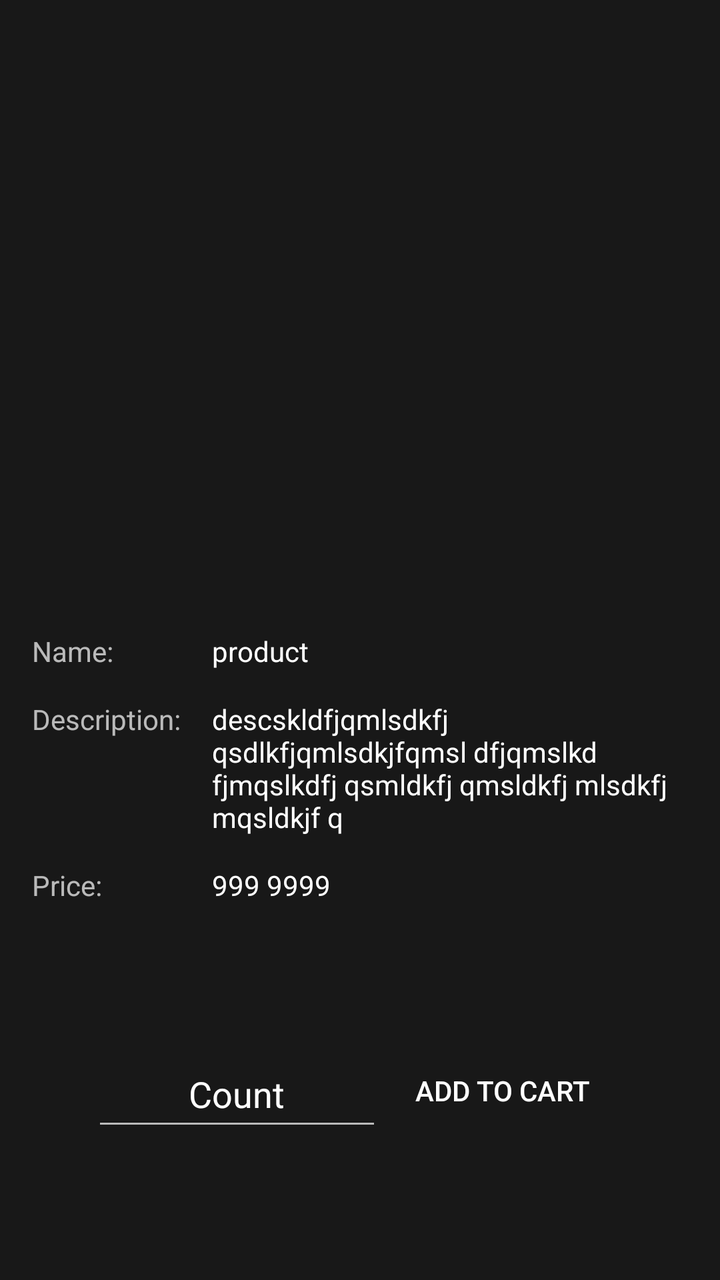
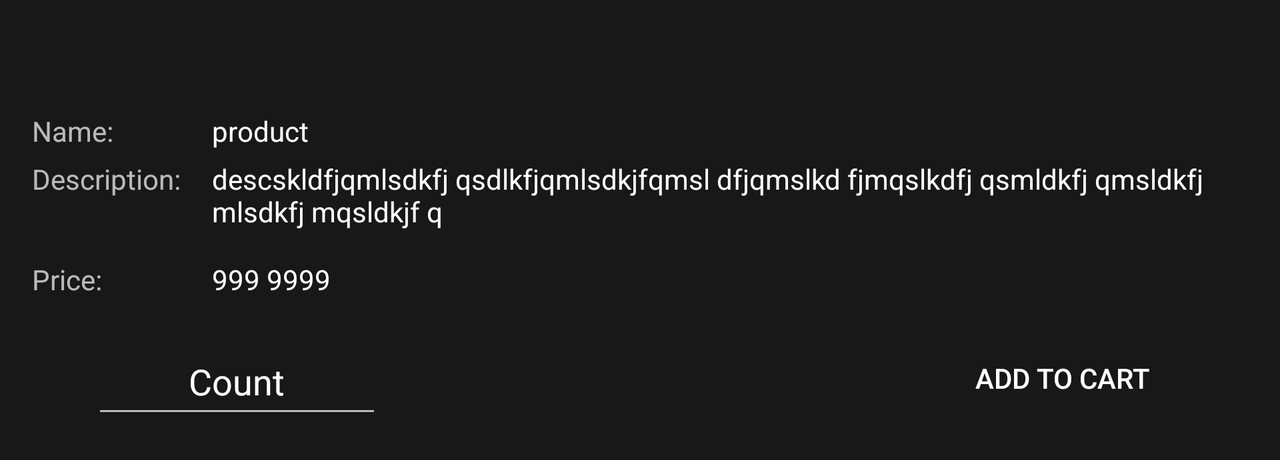

First picture: res/layout/ on a phone held upright. Second picture: the repository's own variant of that layout, on a device whose configuration matches the variant's folder. Source for both follows.
<!-- AndroidManifest.xml: application theme AppTheme -->
<!-- res/layout/product_detail_layout.xml -->
<?xml version="1.0" encoding="utf-8"?>
<android.support.constraint.ConstraintLayout
    xmlns:android="http://schemas.android.com/apk/res/android"
    xmlns:tools="http://schemas.android.com/tools"
    android:layout_width="match_parent"
    android:layout_height="match_parent">

    <LinearLayout
        android:id="@+id/linearLayout"
        android:layout_width="fill_parent"
        android:layout_height="fill_parent"
        android:background="@color/colorPrimaryDark"
        android:orientation="vertical"
        android:padding="@dimen/activity_horizontal_margin">

        <ImageView
            android:id="@+id/productDetailImage"
            android:layout_width="match_parent"
            android:layout_height="250dp"
            android:layout_marginBottom="30dp"
            android:layout_marginTop="20dp"
            />

        <LinearLayout
            android:layout_width="fill_parent"
            android:layout_height="wrap_content"
            android:orientation="horizontal">

            <TextView
                android:layout_width="90dp"
                android:layout_height="wrap_content"
                android:text="Name: " />

            <TextView
                android:id="@+id/productDetailName"
                android:layout_width="match_parent"
                android:layout_height="wrap_content"
                android:layout_marginBottom="15dp"
                android:text="product"
                android:textColor="@color/colorWhite"
                android:textColorHint="@color/colorWhite" />
        </LinearLayout>

        <LinearLayout
            android:layout_width="fill_parent"
            android:layout_height="wrap_content"
            android:orientation="horizontal">

            <TextView
                android:layout_width="90dp"
                android:layout_height="wrap_content"
                android:text="Description: " />

            <TextView
                android:id="@+id/productDetailDescription"
                android:layout_width="match_parent"
                android:layout_height="wrap_content"
                android:layout_marginBottom="15dp"
                android:text="descskldfjqmlsdkfj qsdlkfjqmlsdkjfqmsl dfjqmslkd fjmqslkdfj qsmldkfj qmsldkfj mlsdkfj mqsldkjf q"
                android:textColor="@color/colorWhite"
                android:textColorHint="@color/colorWhite" />
        </LinearLayout>

        <LinearLayout
            android:layout_width="fill_parent"
            android:layout_height="wrap_content"
            android:orientation="horizontal">

            <TextView
                android:layout_width="90dp"
                android:layout_height="wrap_content"
                android:text="Price: " />

            <TextView
                android:id="@+id/productDetailPrice"
                android:layout_width="match_parent"
                android:layout_height="wrap_content"
                android:layout_marginBottom="15dp"
                android:text="999 9999"
                android:textColor="@color/colorWhite"
                android:textColorHint="@color/colorWhite" />
        </LinearLayout>

        <RelativeLayout
            android:layout_width="fill_parent"
            android:layout_height="match_parent"
            android:orientation="horizontal">

            <EditText
                android:id="@+id/productDetailCount"
                android:layout_width="145dp"
                android:layout_height="50dp"
                android:layout_alignParentStart="true"
                android:layout_centerVertical="true"
                android:layout_marginStart="30dp"
                android:hint="Count"
                android:inputType="numberDecimal"
                android:textAlignment="center"
                android:textColor="@color/colorWhite"
                android:textColorHint="@color/colorWhite" />

            <Button
                android:id="@+id/btnOrder"
                android:layout_width="125dp"
                android:layout_height="wrap_content"
                android:layout_alignParentEnd="true"
                android:layout_centerVertical="true"
                android:layout_marginEnd="30dp"
                android:background="@color/colorRed"
                android:text="Add to cart" />
        </RelativeLayout>

    </LinearLayout>

</android.support.constraint.ConstraintLayout>
<!-- resources referenced by this layout -->
<resources>
  <color name="colorPrimaryDark">#80000000</color>
  <color name="colorWhite">#FFF</color>
  <dimen name="activity_horizontal_margin">16dp</dimen>
  <style name="AppTheme" parent="Theme.AppCompat.NoActionBar">
          <item name="colorPrimary">@color/colorPrimary</item>
          <item name="colorPrimaryDark">@color/colorPrimaryDark</item>
          <item name="colorAccent">@color/colorAccent</item>
      </style>
  <color name="colorPrimary">#3F51B5</color>
      // no statusbar
  <color name="colorAccent">#FF4081</color>
</resources>
<!-- res/layout-land/product_detail_layout.xml (the repository's variant of the layout above) -->
<!-- drawn on the phone turned sideways -->
<?xml version="1.0" encoding="utf-8"?>
<RelativeLayout
    xmlns:android="http://schemas.android.com/apk/res/android"
    xmlns:app="http://schemas.android.com/apk/res-auto"
    android:layout_width="match_parent"
    android:layout_height="wrap_content">

    <LinearLayout
        android:id="@+id/linearLayout"
        android:layout_width="match_parent"
        android:layout_height="wrap_content"
        android:background="@color/colorPrimaryDark"
        android:orientation="vertical"
        android:padding="@dimen/activity_horizontal_margin"
        app:layout_constraintBottom_toBottomOf="parent"
        app:layout_constraintEnd_toEndOf="parent"
        app:layout_constraintStart_toStartOf="parent"
        app:layout_constraintTop_toTopOf="parent">

        <ImageView
            android:id="@+id/productDetailImage"
            android:layout_width="match_parent"
            android:layout_height="match_parent"
            android:layout_marginBottom="30dp"
            android:layout_marginTop="10dp"
            />

        <LinearLayout
            android:layout_width="fill_parent"
            android:layout_height="wrap_content"
            android:orientation="horizontal">

            <TextView
                android:layout_width="90dp"
                android:layout_height="wrap_content"
                android:text="Name: " />

            <TextView
                android:id="@+id/productDetailName"
                android:layout_width="match_parent"
                android:layout_height="wrap_content"
                android:layout_marginBottom="5dp"
                android:text="product"
                android:textColor="@color/colorWhite"
                android:textColorHint="@color/colorWhite" />
        </LinearLayout>

        <LinearLayout
            android:layout_width="fill_parent"
            android:layout_height="wrap_content"
            android:orientation="horizontal">

            <TextView
                android:layout_width="90dp"
                android:layout_height="wrap_content"
                android:text="Description: " />

            <TextView
                android:id="@+id/productDetailDescription"
                android:layout_width="match_parent"
                android:layout_height="wrap_content"
                android:layout_marginBottom="15dp"
                android:text="descskldfjqmlsdkfj qsdlkfjqmlsdkjfqmsl dfjqmslkd fjmqslkdfj qsmldkfj qmsldkfj mlsdkfj mqsldkjf q"
                android:textColor="@color/colorWhite"
                android:textColorHint="@color/colorWhite" />
        </LinearLayout>

        <LinearLayout
            android:layout_width="fill_parent"
            android:layout_height="wrap_content"
            android:orientation="horizontal">

            <TextView
                android:layout_width="90dp"
                android:layout_height="wrap_content"
                android:text="Price: " />

            <TextView
                android:id="@+id/productDetailPrice"
                android:layout_width="match_parent"
                android:layout_height="wrap_content"
                android:layout_marginBottom="15dp"
                android:text="999 9999"
                android:textColor="@color/colorWhite"
                android:textColorHint="@color/colorWhite" />
        </LinearLayout>

        <RelativeLayout
            android:layout_width="fill_parent"
            android:layout_height="match_parent"
            android:orientation="horizontal">

            <EditText
                android:id="@+id/productDetailCount"
                android:layout_width="145dp"
                android:layout_height="50dp"
                android:layout_alignParentStart="true"
                android:layout_centerVertical="true"
                android:layout_marginStart="30dp"
                android:hint="Count"
                android:inputType="numberDecimal"
                android:textAlignment="center"
                android:textColor="@color/colorWhite"
                android:textColorHint="@color/colorWhite" />

            <Button
                android:id="@+id/btnOrder"
                android:layout_width="125dp"
                android:layout_height="wrap_content"
                android:layout_alignParentEnd="true"
                android:layout_centerVertical="true"
                android:layout_marginEnd="30dp"
                android:background="@color/colorRed"
                android:text="Add to cart" />
        </RelativeLayout>

    </LinearLayout>

</RelativeLayout>
